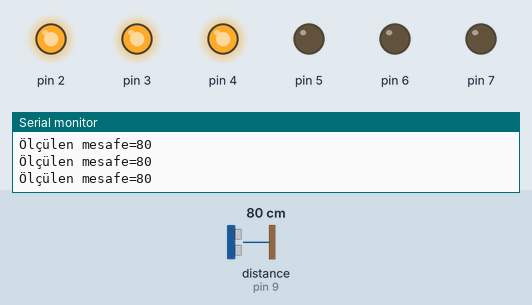
A sketch run on a simulated Arduino Uno, built with avr-gcc and run on an emulated ATmega328P. On the bench: output pins drawn as LEDs (lit = HIGH), the last lines printed to the serial monitor. The test bench sets the inputs (shaded band); at power-on: distance to the obstacle (sensor on pin 9) 80 cm. The echo pulse lasts 58.3 µs per cm; pins used as bus, display or sensor lines are not drawn.

Above: at 1.2 s.
1.3 s: distance to the obstacle (sensor on pin 9) set to 33 cm
4.3 s: distance to the obstacle (sensor on pin 9) set to 27 cm
At 5.5 s:
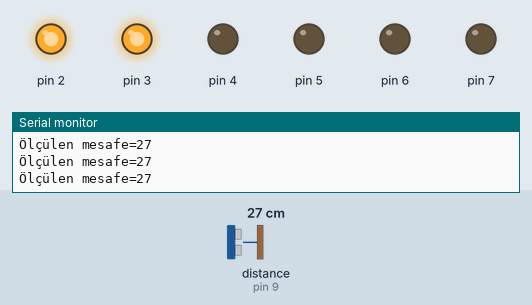
5.8 s: distance to the obstacle (sensor on pin 9) set to 21 cm
8.8 s: distance to the obstacle (sensor on pin 9) set to 18 cm
At 9.4 s:
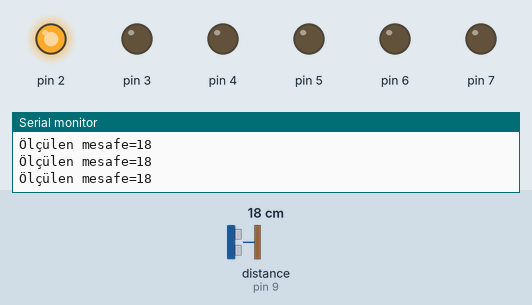
10.3 s: distance to the obstacle (sensor on pin 9) set to 11 cm
13.3 s: distance to the obstacle (sensor on pin 9) set to 8 cm
At 14.6 s:
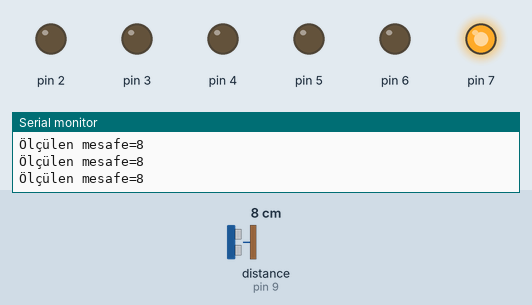
Timing chart, 0 to 15.8 s (numbered marks = the images above; inputs shaded):
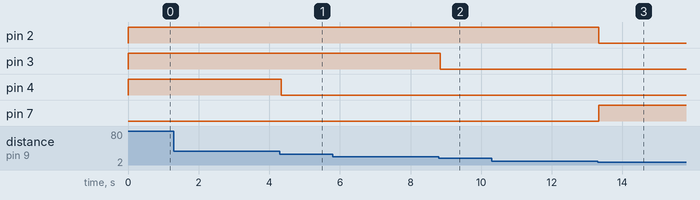

The sketch:

sketch_apr29b.ino
```cpp
void setup() {
  Serial.begin(9600);
  pinMode(8,OUTPUT);
  pinMode(9,OUTPUT);
  for(int i=2;i<=7;i++)   pinMode(i,OUTPUT);

}

void loop() {
  digitalWrite(8,1);
  delay(1);
  digitalWrite(8,0);
  int sure=pulseIn(9,1);
  int mesafe=(sure /2)/28.97;
  Serial.print("Ölçülen mesafe=");
  Serial.println(mesafe);
  delay(1);
  if(mesafe < 10) digitalWrite(7,1);else digitalWrite(7,0);
  if(mesafe >= 10) digitalWrite(2,1);else digitalWrite(2,0);
  if(mesafe >= 20) digitalWrite(3,1);else digitalWrite(3,0);
  if(mesafe >= 30) digitalWrite(4,1);else digitalWrite(4,0);


}
```

Measured:
- the behaviour switches between 30 and 29 cm on distance to the obstacle (sensor on pin 9) (found by bisection; images 0 and 1)
- the behaviour switches between 20 and 19 cm on distance to the obstacle (sensor on pin 9) (found by bisection; images 1 and 2)
- the behaviour switches between 10 and 9 cm on distance to the obstacle (sensor on pin 9) (found by bisection; images 2 and 3)
- after the input at 4.3 s, pin 4: HIGH → LOW at once
- after the input at 8.8 s, pin 3: HIGH → LOW at once
- after the input at 13.3 s, pin 2: HIGH → LOW at once; pin 7: LOW → HIGH at once
